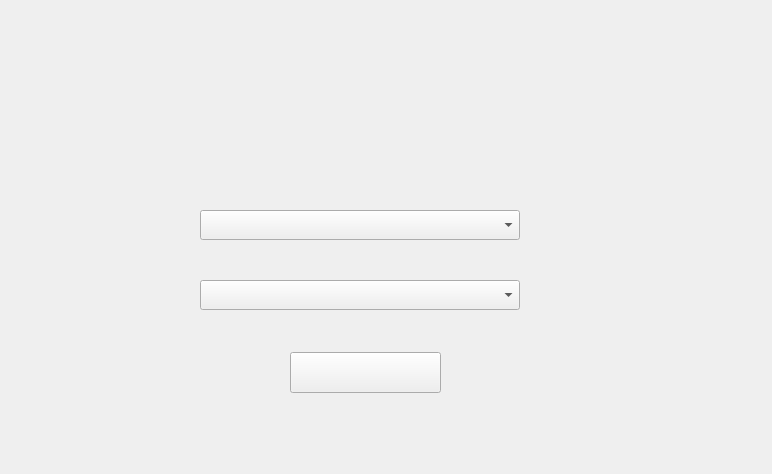
<?xml version="1.0" encoding="UTF-8"?>
<ui version="4.0">
 <class>Form</class>
 <widget class="QWidget" name="Form">
  <property name="geometry">
   <rect>
    <x>0</x>
    <y>0</y>
    <width>772</width>
    <height>474</height>
   </rect>
  </property>
  <property name="windowTitle">
   <string>Form</string>
  </property>
  <widget class="QLabel" name="label">
   <property name="geometry">
    <rect>
     <x>0</x>
     <y>0</y>
     <width>750</width>
     <height>450</height>
    </rect>
   </property>
   <property name="text">
    <string/>
   </property>
   <property name="pixmap">
    <pixmap>img/SOLU2.png</pixmap>
   </property>
  </widget>
  <widget class="QPushButton" name="pushButton">
   <property name="geometry">
    <rect>
     <x>290</x>
     <y>352</y>
     <width>151</width>
     <height>41</height>
    </rect>
   </property>
   <property name="cursor">
    <cursorShape>PointingHandCursor</cursorShape>
   </property>
   <property name="text">
    <string/>
   </property>
   <property name="icon">
    <iconset>
     <normaloff>img/確認_底白.png</normaloff>img/確認_底白.png</iconset>
   </property>
   <property name="iconSize">
    <size>
     <width>150</width>
     <height>40</height>
    </size>
   </property>
   <property name="default">
    <bool>false</bool>
   </property>
   <property name="flat">
    <bool>false</bool>
   </property>
  </widget>
  <widget class="QComboBox" name="comboBox_1">
   <property name="geometry">
    <rect>
     <x>200</x>
     <y>210</y>
     <width>320</width>
     <height>30</height>
    </rect>
   </property>
   <property name="font">
    <font>
     <weight>50</weight>
     <bold>false</bold>
    </font>
   </property>
   <property name="autoFillBackground">
    <bool>true</bool>
   </property>
   <property name="maxVisibleItems">
    <number>10</number>
   </property>
  </widget>
  <widget class="QComboBox" name="comboBox_2">
   <property name="geometry">
    <rect>
     <x>200</x>
     <y>280</y>
     <width>320</width>
     <height>30</height>
    </rect>
   </property>
   <property name="font">
    <font>
     <weight>50</weight>
     <bold>false</bold>
     <kerning>true</kerning>
    </font>
   </property>
   <property name="editable">
    <bool>false</bool>
   </property>
   <property name="maxVisibleItems">
    <number>6</number>
   </property>
   <property name="duplicatesEnabled">
    <bool>false</bool>
   </property>
  </widget>
 </widget>
 <resources/>
 <connections/>
</ui>
